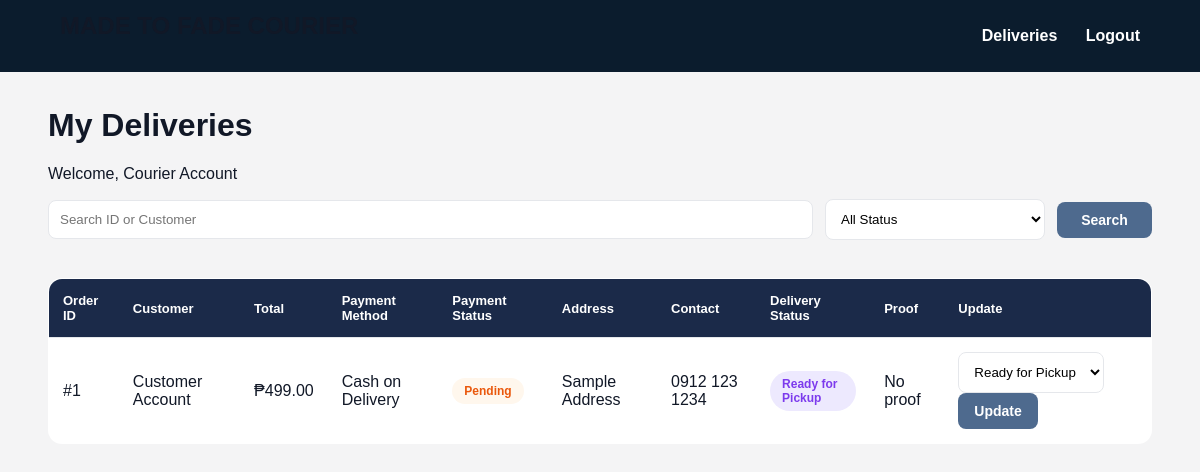
Page /courier/deliveries.php (signed in) on the committed database.
### tables this page shows
CREATE TABLE orders (
    id INT AUTO_INCREMENT PRIMARY KEY,
    customer_id INT,
    courier_id INT,
    total DECIMAL(10,2),
    order_status VARCHAR(50),
    delivery_status VARCHAR(50),
    payment_method VARCHAR(50),
    payment_status VARCHAR(50) DEFAULT 'Pending',
    stock_deducted VARCHAR(10) DEFAULT 'No',
    proof_image VARCHAR(255),
    address VARCHAR(255),
    contact_number VARCHAR(20),
    date_created TIMESTAMP DEFAULT CURRENT_TIMESTAMP
);

CREATE TABLE users (
    id INT AUTO_INCREMENT PRIMARY KEY,
    fullname VARCHAR(100),
    username VARCHAR(50) UNIQUE,
    password VARCHAR(100),
    role VARCHAR(20)
);

### courier/deliveries.php (the view, shortened to what this page needs)
<?php
include "../includes/config.php";
$courier_id = $_SESSION['user_id'];
$search = isset($_GET['search']) ? mysqli_real_escape_string($conn, $_GET['search']) : "";
$sql = "SELECT orders.*, users.fullname
        FROM orders
        JOIN users ON orders.customer_id = users.id
        WHERE orders.courier_id='$courier_id'";
$sql .= " ORDER BY orders.id DESC";
$result = mysqli_query($conn, $sql);
?>
<!DOCTYPE html>
<html>
<head>
    <link rel="stylesheet" href="../css/style.css">
</head>
<body>
<div class="navbar">
    <h2>MADE TO FADE COURIER</h2>
    <div>
        <a href="deliveries.php">Deliveries</a>
        <a href="../logout.php">Logout</a>
    </div>
</div>
<div class="admin-container">
<h1>My Deliveries</h1>
<p>Welcome, <?php echo $_SESSION['fullname']; ?></p>
<form method="GET" class="filter-wrapper">
    <input type="text" name="search" placeholder="Search ID or Customer"
           value="<?php echo htmlspecialchars($search); ?>">
    <select name="status">
        <option value="">All Status</option>
    </select>
    <button type="submit" class="btn">Search</button>
</form>
<br>
<table>
<tr>
    <th>Order ID</th>
    <th>Customer</th>
    <th>Total</th>
    <th>Payment Method</th>
    <th>Payment Status</th>
    <th>Address</th>
    <th>Contact</th>
    <th>Delivery Status</th>
    <th>Proof</th>
    <th>Update</th>
</tr>
<?php if(mysqli_num_rows($result) > 0){ ?>
<?php while($row = mysqli_fetch_assoc($result)){ ?>
<tr>
    <td>#<?php echo $row['id']; ?></td>
    <td><?php echo $row['fullname']; ?></td>
    <td>₱<?php echo $row['total']; ?></td>
    <td><?php echo $row['payment_method']; ?></td>
    <td>
        <span class="status <?php echo $row['payment_status'] == 'Paid' ? 'completed' : 'pending'; ?>">
            <?php echo $row['payment_status']; ?>
        </span>
    </td>
    <td><?php echo $row['address']; ?></td>
    <td><?php echo $row['contact_number']; ?></td>
    <td>
        <?php
        $delivery_class = "preparing";
        if($row['delivery_status'] == "Ready for Pickup" || $row['delivery_status'] == "Picked Up"){
            $delivery_class = "pickup";
        }
        ?>
        <span class="status <?php echo $delivery_class; ?>">
            <?php echo $row['delivery_status']; ?>
        </span>
    </td>
    <td>
        <?php if($row['proof_image'] != ""){ ?>
            <a href="../uploads/proofs/<?php echo $row['proof_image']; ?>" target="_blank">
                <img src="../uploads/proofs/<?php echo $row['proof_image']; ?>" class="proof-img">
            </a>
        <?php } else { ?>
            No proof
        <?php } ?>
    </td>
    <td>
        <form method="POST" enctype="multipart/form-data">
            <select name="delivery_status" onchange="showProof(this)">
                <option value="Ready for Pickup" <?php if($row['delivery_status']=="Ready for Pickup") echo "selected"; ?>>Ready for Pickup</option>
            </select>
            <button type="submit" name="update" class="btn">Update</button>
        </form>
    </td>
</tr>
<?php } ?>
<?php } else { ?>
<tr>
    <td colspan="10" style="text-align:center;">No deliveries found.</td>
</tr>
<?php } ?>
</table>
</div>
</body>
</html>

### css/style.css (style rules this page uses)
* { box-sizing:border-box; }
:root { --navy:#0B1C2D; --dark-blue:#1B2A49; --steel-blue:#4E6A8E; --light-blue:#7D93B2; --light-gray:#D8D8D4; --bg:#F4F4F5; --white:#FFFFFF; --border:#E5E7EB; --text:#111827; --muted:#6B7280; }
body { margin:0; font-family:Arial, sans-serif; background:var(--bg); color:var(--text); }
a { text-decoration:none; color:inherit; }
h1,h2,p { margin-top:0; }
.btn, button { background:var(--steel-blue); color:white; padding:10px 16px; border:none; border-radius:8px; cursor:pointer; font-family:Arial, sans-serif; font-size:14px; font-weight:600; display:inline-block; text-align:center; }
input, select { padding:11px; border:1px solid var(--border); border-radius:8px; background:white; }
.navbar { background:var(--navy); padding:12px 60px; display:flex; justify-content:space-between; align-items:center; }
.navbar a { color:white; margin-left:24px; font-weight:600; }
.section, .admin-container, .product-back, .product-view { width:92%; margin-left:auto; margin-right:auto; }
.section, .admin-container { margin-top:35px; margin-bottom:35px; }
.filter-wrapper { display:flex; gap:12px; align-items:center; flex-wrap:wrap; margin-bottom:20px; }
.filter-wrapper input { flex:1; min-width:250px; }
.filter-wrapper select { width:220px; }
.filter-wrapper .btn, .filter-wrapper button { width:auto; min-width:95px; }
table { width:100%; border-collapse:collapse; background:white; border:1px solid var(--border); border-radius:14px; overflow:hidden; }
th, td { padding:14px; text-align:left; border-bottom:1px solid var(--border); }
th { background:var(--dark-blue); color:white; font-size:13px; }
.status { padding:6px 12px; border-radius:20px; font-size:12px; font-weight:bold; display:inline-block; }
.pending, .preparing { background:#FFF7ED; color:#EA580C; }
.pickup { background:#EDE9FE; color:#7C3AED; }

### rows in the picture
orders: id "1", users.fullname "Customer Account", total "499.00", payment_method "Cash on Delivery", payment_status "Pending", address "Sample Address", contact_number "0912 123 1234", delivery_status "Ready for Pickup", proof_image "No proof"

### other values in the picture
$_SESSION['fullname'] "Courier Account"
